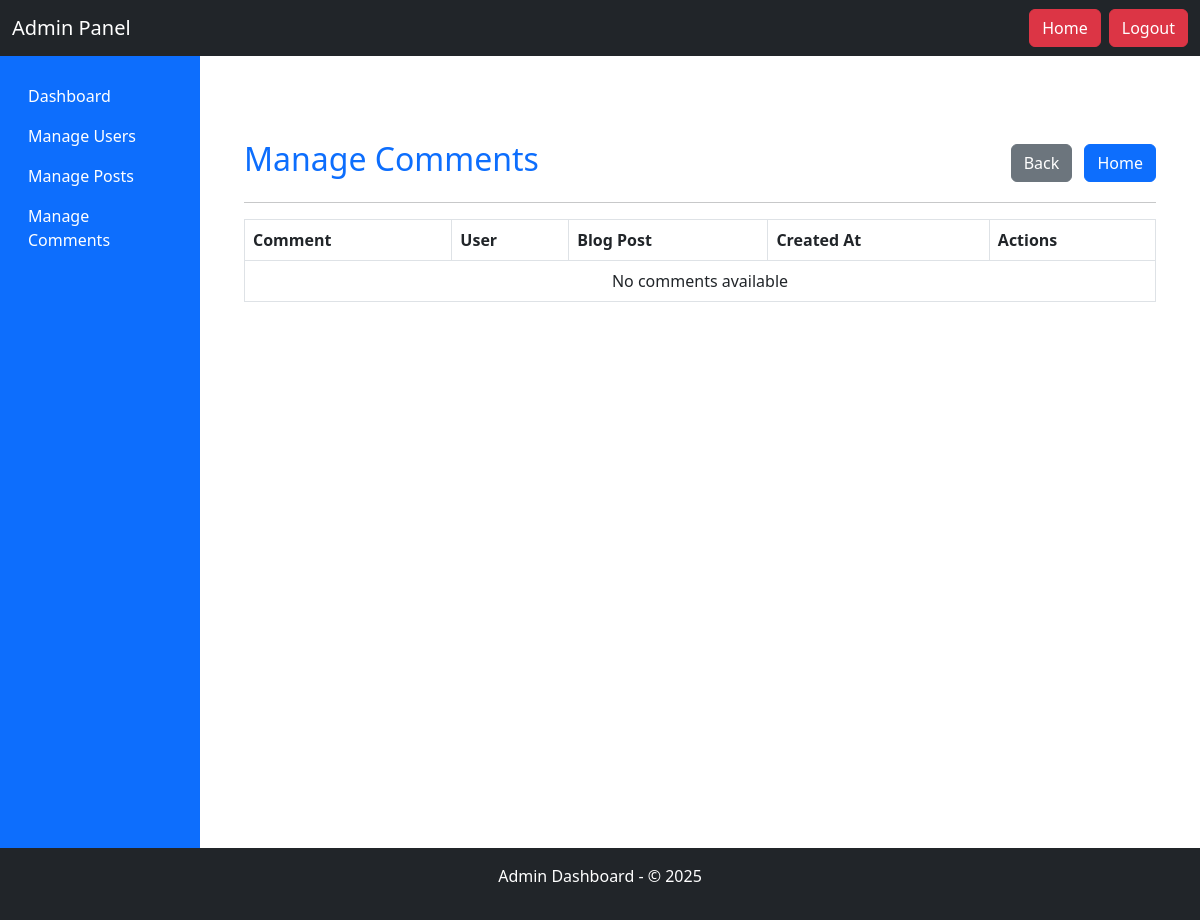
/admin-panel/manage-comments/ (signed in), run on an earlier commit of the app's database.
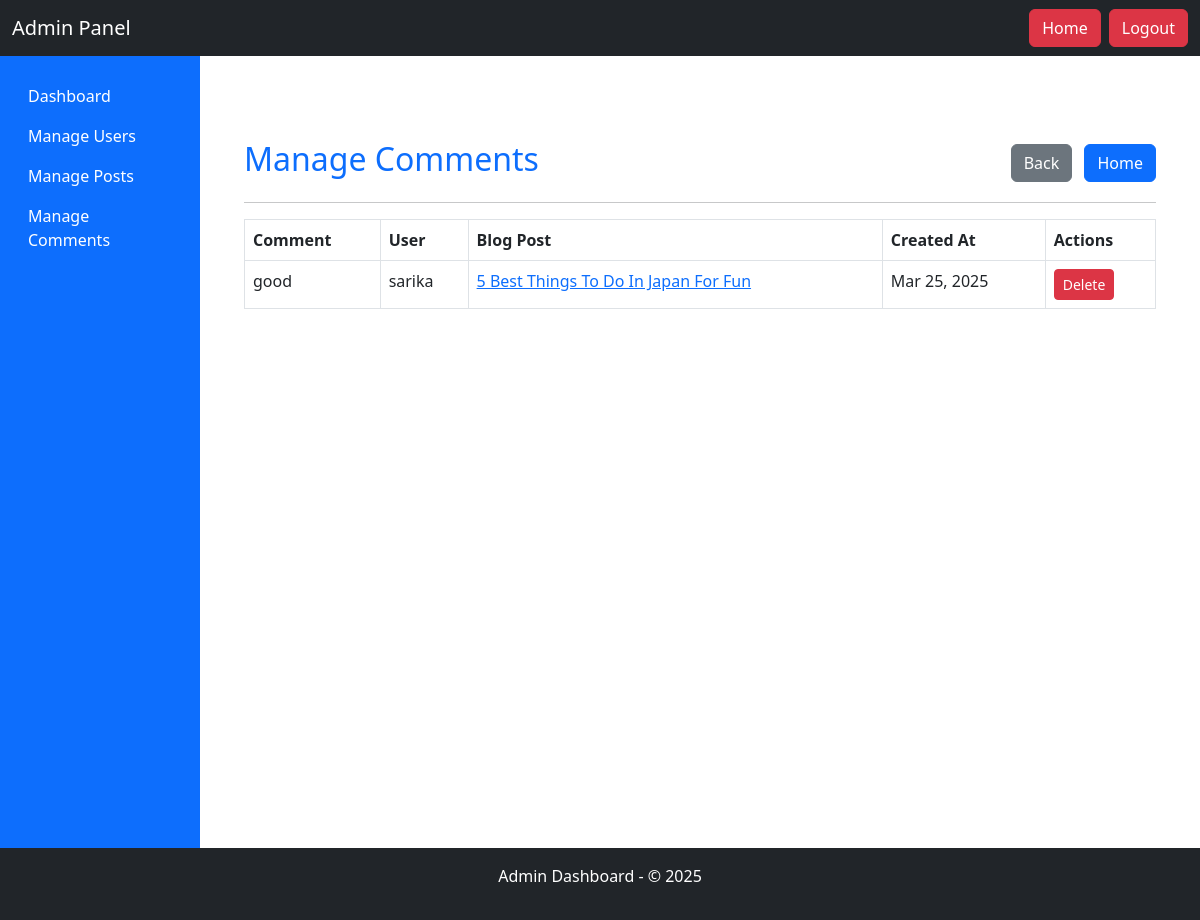
And on a later commit of the database.
### user_app/models.py (models this page shows, shortened)
class Comment(models.Model):
    blog = models.ForeignKey('BlogPost', on_delete=models.CASCADE, related_name="comments")
    user = models.ForeignKey(User, on_delete=models.CASCADE)
    content = models.TextField()
    parent = models.ForeignKey('self', null=True, blank=True, on_delete=models.CASCADE, related_name="replies")
    created_at = models.DateTimeField(auto_now_add=True)

class BlogPost(models.Model):
    user = models.ForeignKey(User, on_delete=models.CASCADE)  # Link to user
    title = models.CharField(max_length=255)
    content = RichTextUploadingField()
    image = models.ImageField(upload_to="blog_images/", blank=True, null=True)  # Optional image
    created_at = models.DateTimeField(auto_now_add=True)
    updated_at = models.DateTimeField(auto_now=True)
    likes = models.ManyToManyField(User, related_name='blog_likes', blank=True)  # Like feature

### admin_app/views.py (the view)
# urls.py: path('manage-comments/', views.manage_comments, name='manage_comments'),
@user_passes_test(is_admin)
def manage_comments(request):
    comments = Comment.objects.all().order_by('-created_at')
    return render(request, 'admin_app/manage_comments.html', {'comments': comments})

### admin_app/views.py (called while the page is built)
def is_admin(user):
    return user.is_authenticated and user.is_superuser

### templates/admin_app/manage_comments.html (shortened to what this page needs)
{% extends 'admin_app/admin_base.html' %}
{% load static %}
{% block content %}
<div class="container mt-4" style="min-height: 80vh;">
    <div class="d-flex justify-content-between align-items-center">
        <h2 class="text-primary">Manage Comments</h2>
        <div>
            <a href="{% url 'admin_app:admin_dashboard' %}" class="btn btn-secondary me-2">Back</a>
            <a href="{% url 'user_app:home' %}" class="btn btn-primary">Home</a>
        </div>
    </div>
    <hr>
    <table class="table table-bordered">
        <thead class="bg-primary text-white">
            <tr>
                <th>Comment</th>
                <th>User</th>
                <th>Blog Post</th>
                <th>Created At</th>
                <th>Actions</th>
            </tr>
        </thead>
        <tbody>
            {% for comment in comments %}
            <tr>
                <td>{{ comment.content }}</td>
                <td>{{ comment.user.username }}</td>
                <td>
                    <a href="{% url 'user_app:blog_detail' comment.blog.id %}?source=admin" target="_blank">
                        {{ comment.blog.title }}
                    </a>
                </td>
                <td>{{ comment.created_at|date:"M d, Y" }}</td>
                <td>
                    <a href="{% url 'admin_app:delete_comment' comment.id %}"
                        class="btn btn-danger btn-sm"
                        onclick="return confirmDelete();">
                        Delete
                    </a>
                </td>
            </tr>
            {% empty %}
            <tr>
                <td colspan="5" class="text-center">No comments available</td>
            </tr>
            {% endfor %}
        </tbody>
    </table>
</div>
{% endblock %}

What changed in the data, as far as the page shows it:
added Comment: content "good", user.username "sarika", blog "5 Best Things To Do In Japan For Fun", created_at "Mar 25, 2025"
Also different on the page:
text no longer shown: "No comments available"
